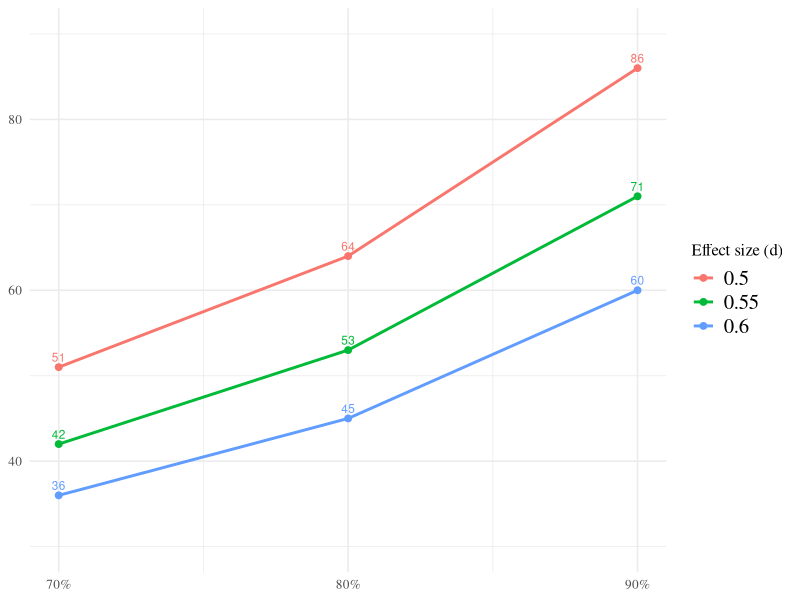

The R source for this figure:
# START SESSION
rm(list = ls())                               # Clear all objects from workspace

# POWER ANALYSIS

## Required packages
library(pwr)                                  # Load the package


## Setting parameters for the simulation

ds     = c(0.50, 0.55, 0.60)                       # Multiple effect sizes, where
                                                      # 0.55 is Choen's d plausible effect size, derived from the metanalysis
                                                      # 0.50 and 0.60 are two scenarios effect sizes from the reasonable range of sesoi within effect sizes  converted to between metric
alpha  = 0.05                                      # Significance level  
powers = c(0.70, 0.80, 0.90)                       # Setting different power scenarios (/70%,80%,90%))

## Power analysis function

calc_n = function(d, power, alpha = 0.05) {        # This function calculates the sample size, given parameters
  out = pwr.t.test(d = d,                             # effect size
                    power = power,                    # desired powers 
                    sig.level = alpha,                # significance levels
                    type = "two.sample",              # two independent groups
                    alternative = "two.sided")        # two tailed test
  ceiling(out$n)                                      # round up to nearest integer
}

n_per_group = sapply(ds, function(d) {            # For each effect size in ds
  sapply(powers, function(pw) calc_n(d, pw, alpha))# calculate sample size for ALL power levels
})

## Show Result 
results = data.frame(                            # creates a data frame that enlists:
  d_between    = rep(ds, each = length(powers)),       # Repeats each d for all powers
  power        = rep(powers, times = length(ds)),      # Repeats powers for each d
  n_per_group  = c(n_per_group),                       # Flattens the matrix
  total_sample = c(n_per_group) * 2                    # Total participants (2 groups)
)

print(results)                                    # shows table of results

# ILLUSTRATIVE GRAPHS

## Required Packages
library(ggplot2)                                   # Load the package

## Grpahs

# Create empty list to store all combinations
res_list = list()                                

# Generate all effect size and power combinations
for (d in ds) {                                   
  for (pw in powers) {
    
    # Calculate required sample size for current combination
    n_pg <- calc_n(d, pw, alpha)
    
    # Store results in data frame and add to list
    res_list[[length(res_list) + 1]] <- data.frame(
      d_between = d,          # Current effect size
      power = pw,             # Current power level 
      n_per_group = n_pg      # Calculated sample size per group
    ) 
  }
}

# Combine all list elements into single data frame
df <- do.call(rbind, res_list)

# Creating plot for required sample size per group by power and effect size
ggplot(df, aes(x = power, y = n_per_group,
               group = factor(d_between),     # Separate line for each effect size
               color = factor(d_between))) +  # Different color for each effect size
  
  # Plot elements
  geom_line(linewidth = 1) +                  # Connect points with lines
  geom_point(size = 2) +                      # Connect points with lines
  geom_text(aes(label = n_per_group),         # Add sample size labels above points
            vjust = -0.6, size = 3, show.legend = FALSE) +
  
  # Axis formatting
  scale_x_continuous(breaks = powers,                    # Set x-axis breaks at power levels
                     labels = paste0(powers*100, "%")) + # Format as percentages
  
  # Y-axis limits - set fixed range for consistent appearance
  scale_y_continuous(limits = c(30, 90)) +               # Fixed range: min = 30, max = 95
  
  # Labels and titles
  labs(
    title = NULL,                 # (Title and labels were set null for clarity once added to the final document, but left modifiable)
    x     = NULL,                        # Desired power - Axis
    y     = NULL,                        # Sample size per group - Axis
    color = "Effect size (d)"            # Legend title
  ) +
  
  # Theme settings
  theme_minimal(base_size = 12) +
  theme(
    text = element_text(family = "serif"),      # Set all text to Times New Roman
    legend.text = element_text(size = 15)
  )
